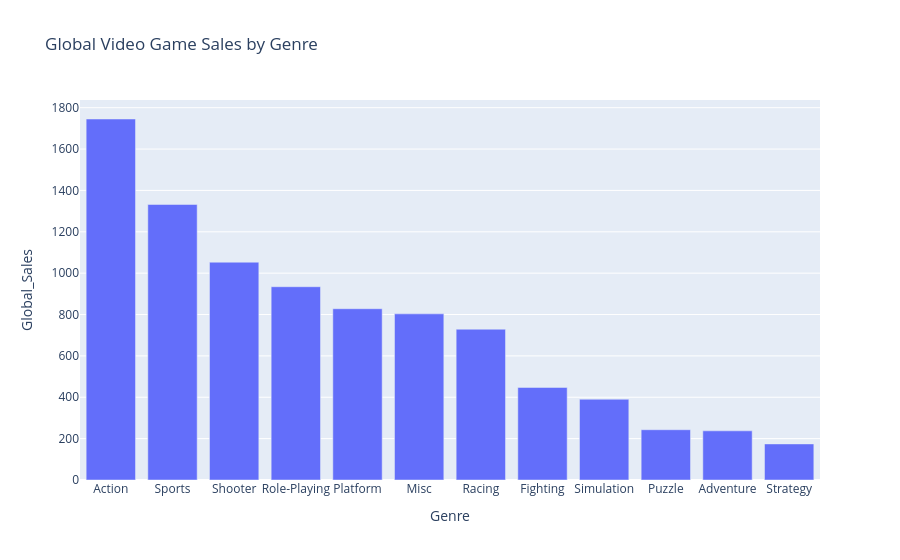

Notebook code cell kept with this figure:
### Code cell
# Created an plotly interactive bar chart to compare total global sales by genre so it would easier to create the dashboard later on.
fig = px.bar(
    genre_sales,
    x="Genre",
    y="Global_Sales",
    title="Global Video Game Sales by Genre"
)

fig.show()

### Figure 1 — Plotly figure (JSON) as saved in the notebook; plotly's stock layout.template omitted (floating-point values rounded to 4 significant figures)
{"data": [{"hovertemplate": "Genre=%{x}<br>Global_Sales=%{y}<extra></extra>", "legendgroup": "", "marker": {"color": "#636efa", "pattern": {"shape": ""}}, "name": "", "orientation": "v", "showlegend": false, "textposition": "auto", "type": "bar", "x": ["Action", "Sports", "Shooter", "Role-Playing", "Platform", "Misc", "Racing", "Fighting", "Simulation", "Puzzle", "Adventure", "Strategy"], "xaxis": "x", "y": [1745.0, 1332.0, 1053.0, 934.4, 828.1, 803.2, 728.9, 447.5, 390.4, 243.0, 237.7, 174.5], "yaxis": "y"}], "layout": {"barmode": "relative", "legend": {"tracegroupgap": 0}, "title": {"text": "Global Video Game Sales by Genre"}, "xaxis": {"anchor": "y", "domain": [0, 1], "title": {"text": "Genre"}}, "yaxis": {"anchor": "x", "domain": [0, 1], "title": {"text": "Global_Sales"}}}}
